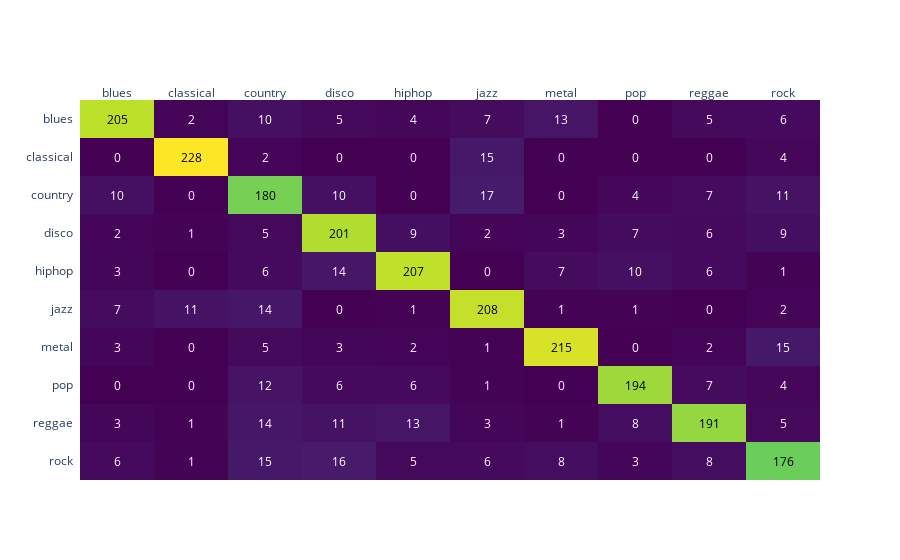

Notebook source saved alongside this figure:
### Code cell
columns = list(MUSIC_GENRES.values())
fig = ff.create_annotated_heatmap(confusion_matrix(y_test_filtered, y_pred), x=columns, y=columns, colorscale='viridis')
fig['layout']['yaxis']['autorange'] = "reversed"
#fig.write_html('../data/plots/knn_confusion_matrix.html')
fig.show()

### Figure 1 — Plotly figure (JSON) as saved in the notebook; plotly's stock layout.template omitted (floating-point values rounded to 4 significant figures)
{"data": [{"colorscale": [[0, "#440154"], [0.1111, "#482878"], [0.2222, "#3e4989"], [0.3333, "#31688e"], [0.4444, "#26828e"], [0.5556, "#1f9e89"], [0.6667, "#35b779"], [0.7778, "#6ece58"], [0.8889, "#b5de2b"], [1, "#fde725"]], "reversescale": false, "showscale": false, "type": "heatmap", "x": ["blues", "classical", "country", "disco", "hiphop", "jazz", "metal", "pop", "reggae", "rock"], "y": ["blues", "classical", "country", "disco", "hiphop", "jazz", "metal", "pop", "reggae", "rock"], "z": [[205, 2, 10, 5, 4, 7, 13, 0, 5, 6], [0, 228, 2, 0, 0, 15, 0, 0, 0, 4], [10, 0, 180, 10, 0, 17, 0, 4, 7, 11], [2, 1, 5, 201, 9, 2, 3, 7, 6, 9], [3, 0, 6, 14, 207, 0, 7, 10, 6, 1], [7, 11, 14, 0, 1, 208, 1, 1, 0, 2], [3, 0, 5, 3, 2, 1, 215, 0, 2, 15], [0, 0, 12, 6, 6, 1, 0, 194, 7, 4], [3, 1, 14, 11, 13, 3, 1, 8, 191, 5], [6, 1, 15, 16, 5, 6, 8, 3, 8, 176]]}], "layout": {"annotations": [{"font": {"color": "#000000"}, "showarrow": false, "text": "205", "x": "blues", "xref": "x", "y": "blues", "yref": "y"}, {"font": {"color": "#FFFFFF"}, "showarrow": false, "text": "2", "x": "classical", "xref": "x", "y": "blues", "yref": "y"}, {"font": {"color": "#FFFFFF"}, "showarrow": false, "text": "10", "x": "country", "xref": "x", "y": "blues", "yref": "y"}, {"font": {"color": "#FFFFFF"}, "showarrow": false, "text": "5", "x": "disco", "xref": "x", "y": "blues", "yref": "y"}, {"font": {"color": "#FFFFFF"}, "showarrow": false, "text": "4", "x": "hiphop", "xref": "x", "y": "blues", "yref": "y"}, {"font": {"color": "#FFFFFF"}, "showarrow": false, "text": "7", "x": "jazz", "xref": "x", "y": "blues", "yref": "y"}, {"font": {"color": "#FFFFFF"}, "showarrow": false, "text": "13", "x": "metal", "xref": "x", "y": "blues", "yref": "y"}, {"font": {"color": "#FFFFFF"}, "showarrow": false, "text": "0", "x": "pop", "xref": "x", "y": "blues", "yref": "y"}, {"font": {"color": "#FFFFFF"}, "showarrow": false, "text": "5", "x": "reggae", "xref": "x", "y": "blues", "yref": "y"}, {"font": {"color": "#FFFFFF"}, "showarrow": false, "text": "6", "x": "rock", "xref": "x", "y": "blues", "yref": "y"}, {"font": {"color": "#FFFFFF"}, "showarrow": false, "text": "0", "x": "blues", "xref": "x", "y": "classical", "yref": "y"}, {"font": {"color": "#000000"}, "showarrow": false, "text": "228", "x": "classical", "xref": "x", "y": "classical", "yref": "y"}, {"font": {"color": "#FFFFFF"}, "showarrow": false, "text": "2", "x": "country", "xref": "x", "y": "classical", "yref": "y"}, {"font": {"color": "#FFFFFF"}, "showarrow": false, "text": "0", "x": "disco", "xref": "x", "y": "classical", "yref": "y"}, {"font": {"color": "#FFFFFF"}, "showarrow": false, "text": "0", "x": "hiphop", "xref": "x", "y": "classical", "yref": "y"}, {"font": {"color": "#FFFFFF"}, "showarrow": false, "text": "15", "x": "jazz", "xref": "x", "y": "classical", "yref": "y"}, {"font": {"color": "#FFFFFF"}, "showarrow": false, "text": "0", "x": "metal", "xref": "x", "y": "classical", "yref": "y"}, {"font": {"color": "#FFFFFF"}, "showarrow": false, "text": "0", "x": "pop", "xref": "x", "y": "classical", "yref": "y"}, {"font": {"color": "#FFFFFF"}, "showarrow": false, "text": "0", "x": "reggae", "xref": "x", "y": "classical", "yref": "y"}, {"font": {"color": "#FFFFFF"}, "showarrow": false, "text": "4", "x": "rock", "xref": "x", "y": "classical", "yref": "y"}, {"font": {"color": "#FFFFFF"}, "showarrow": false, "text": "10", "x": "blues", "xref": "x", "y": "country", "yref": "y"}, {"font": {"color": "#FFFFFF"}, "showarrow": false, "text": "0", "x": "classical", "xref": "x", "y": "country", "yref": "y"}, {"font": {"color": "#000000"}, "showarrow": false, "text": "180", "x": "country", "xref": "x", "y": "country", "yref": "y"}, {"font": {"color": "#FFFFFF"}, "showarrow": false, "text": "10", "x": "disco", "xref": "x", "y": "country", "yref": "y"}, {"font": {"color": "#FFFFFF"}, "showarrow": false, "text": "0", "x": "hiphop", "xref": "x", "y": "country", "yref": "y"}, {"font": {"color": "#FFFFFF"}, "showarrow": false, "text": "17", "x": "jazz", "xref": "x", "y": "country", "yref": "y"}, {"font": {"color": "#FFFFFF"}, "showarrow": false, "text": "0", "x": "metal", "xref": "x", "y": "country", "yref": "y"}, {"font": {"color": "#FFFFFF"}, "showarrow": false, "text": "4", "x": "pop", "xref": "x", "y": "country", "yref": "y"}, {"font": {"color": "#FFFFFF"}, "showarrow": false, "text": "7", "x": "reggae", "xref": "x", "y": "country", "yref": "y"}, {"font": {"color": "#FFFFFF"}, "showarrow": false, "text": "11", "x": "rock", "xref": "x", "y": "country", "yref": "y"}, {"font": {"color": "#FFFFFF"}, "showarrow": false, "text": "2", "x": "blues", "xref": "x", "y": "disco", "yref": "y"}, {"font": {"color": "#FFFFFF"}, "showarrow": false, "text": "1", "x": "classical", "xref": "x", "y": "disco", "yref": "y"}, {"font": {"color": "#FFFFFF"}, "showarrow": false, "text": "5", "x": "country", "xref": "x", "y": "disco", "yref": "y"}, {"font": {"color": "#000000"}, "showarrow": false, "text": "201", "x": "disco", "xref": "x", "y": "disco", "yref": "y"}, {"font": {"color": "#FFFFFF"}, "showarrow": false, "text": "9", "x": "hiphop", "xref": "x", "y": "disco", "yref": "y"}, {"font": {"color": "#FFFFFF"}, "showarrow": false, "text": "2", "x": "jazz", "xref": "x", "y": "disco", "yref": "y"}, {"font": {"color": "#FFFFFF"}, "showarrow": false, "text": "3", "x": "metal", "xref": "x", "y": "disco", "yref": "y"}, {"font": {"color": "#FFFFFF"}, "showarrow": false, "text": "7", "x": "pop", "xref": "x", "y": "disco", "yref": "y"}, {"font": {"color": "#FFFFFF"}, "showarrow": false, "text": "6", "x": "reggae", "xref": "x", "y": "disco", "yref": "y"}, {"font": {"color": "#FFFFFF"}, "showarrow": false, "text": "9", "x": "rock", "xref": "x", "y": "disco", "yref": "y"}, {"font": {"color": "#FFFFFF"}, "showarrow": false, "text": "3", "x": "blues", "xref": "x", "y": "hiphop", "yref": "y"}, {"font": {"color": "#FFFFFF"}, "showarrow": false, "text": "0", "x": "classical", "xref": "x", "y": "hiphop", "yref": "y"}, {"font": {"color": "#FFFFFF"}, "showarrow": false, "text": "6", "x": "country", "xref": "x", "y": "hiphop", "yref": "y"}, {"font": {"color": "#FFFFFF"}, "showarrow": false, "text": "14", "x": "disco", "xref": "x", "y": "hiphop", "yref": "y"}, {"font": {"color": "#000000"}, "showarrow": false, "text": "207", "x": "hiphop", "xref": "x", "y": "hiphop", "yref": "y"}, {"font": {"color": "#FFFFFF"}, "showarrow": false, "text": "0", "x": "jazz", "xref": "x", "y": "hiphop", "yref": "y"}, {"font": {"color": "#FFFFFF"}, "showarrow": false, "text": "7", "x": "metal", "xref": "x", "y": "hiphop", "yref": "y"}, {"font": {"color": "#FFFFFF"}, "showarrow": false, "text": "10", "x": "pop", "xref": "x", "y": "hiphop", "yref": "y"}, {"font": {"color": "#FFFFFF"}, "showarrow": false, "text": "6", "x": "reggae", "xref": "x", "y": "hiphop", "yref": "y"}, {"font": {"color": "#FFFFFF"}, "showarrow": false, "text": "1", "x": "rock", "xref": "x", "y": "hiphop", "yref": "y"}, {"font": {"color": "#FFFFFF"}, "showarrow": false, "text": "7", "x": "blues", "xref": "x", "y": "jazz", "yref": "y"}, {"font": {"color": "#FFFFFF"}, "showarrow": false, "text": "11", "x": "classical", "xref": "x", "y": "jazz", "yref": "y"}, {"font": {"color": "#FFFFFF"}, "showarrow": false, "text": "14", "x": "country", "xref": "x", "y": "jazz", "yref": "y"}, {"font": {"color": "#FFFFFF"}, "showarrow": false, "text": "0", "x": "disco", "xref": "x", "y": "jazz", "yref": "y"}, {"font": {"color": "#FFFFFF"}, "showarrow": false, "text": "1", "x": "hiphop", "xref": "x", "y": "jazz", "yref": "y"}, {"font": {"color": "#000000"}, "showarrow": false, "text": "208", "x": "jazz", "xref": "x", "y": "jazz", "yref": "y"}, {"font": {"color": "#FFFFFF"}, "showarrow": false, "text": "1", "x": "metal", "xref": "x", "y": "jazz", "yref": "y"}, {"font": {"color": "#FFFFFF"}, "showarrow": false, "text": "1", "x": "pop", "xref": "x", "y": "jazz", "yref": "y"}, {"font": {"color": "#FFFFFF"}, "showarrow": false, "text": "0", "x": "reggae", "xref": "x", "y": "jazz", "yref": "y"}, {"font": {"color": "#FFFFFF"}, "showarrow": false, "text": "2", "x": "rock", "xref": "x", "y": "jazz", "yref": "y"}, {"font": {"color": "#FFFFFF"}, "showarrow": false, "text": "3", "x": "blues", "xref": "x", "y": "metal", "yref": "y"}, {"font": {"color": "#FFFFFF"}, "showarrow": false, "text": "0", "x": "classical", "xref": "x", "y": "metal", "yref": "y"}, {"font": {"color": "#FFFFFF"}, "showarrow": false, "text": "5", "x": "country", "xref": "x", "y": "metal", "yref": "y"}, {"font": {"color": "#FFFFFF"}, "showarrow": false, "text": "3", "x": "disco", "xref": "x", "y": "metal", "yref": "y"}, {"font": {"color": "#FFFFFF"}, "showarrow": false, "text": "2", "x": "hiphop", "xref": "x", "y": "metal", "yref": "y"}, {"font": {"color": "#FFFFFF"}, "showarrow": false, "text": "1", "x": "jazz", "xref": "x", "y": "metal", "yref": "y"}, {"font": {"color": "#000000"}, "showarrow": false, "text": "215", "x": "metal", "xref": "x", "y": "metal", "yref": "y"}, {"font": {"color": "#FFFFFF"}, "showarrow": false, "text": "0", "x": "pop", "xref": "x", "y": "metal", "yref": "y"}, {"font": {"color": "#FFFFFF"}, "showarrow": false, "text": "2", "x": "reggae", "xref": "x", "y": "metal", "yref": "y"}, {"font": {"color": "#FFFFFF"}, "showarrow": false, "text": "15", "x": "rock", "xref": "x", "y": "metal", "yref": "y"}, {"font": {"color": "#FFFFFF"}, "showarrow": false, "text": "0", "x": "blues", "xref": "x", "y": "pop", "yref": "y"}, {"font": {"color": "#FFFFFF"}, "showarrow": false, "text": "0", "x": "classical", "xref": "x", "y": "pop", "yref": "y"}, {"font": {"color": "#FFFFFF"}, "showarrow": false, "text": "12", "x": "country", "xref": "x", "y": "pop", "yref": "y"}, {"font": {"color": "#FFFFFF"}, "showarrow": false, "text": "6", "x": "disco", "xref": "x", "y": "pop", "yref": "y"}, {"font": {"color": "#FFFFFF"}, "showarrow": false, "text": "6", "x": "hiphop", "xref": "x", "y": "pop", "yref": "y"}, {"font": {"color": "#FFFFFF"}, "showarrow": false, "text": "1", "x": "jazz", "xref": "x", "y": "pop", "yref": "y"}, {"font": {"color": "#FFFFFF"}, "showarrow": false, "text": "0", "x": "metal", "xref": "x", "y": "pop", "yref": "y"}, {"font": {"color": "#000000"}, "showarrow": false, "text": "194", "x": "pop", "xref": "x", "y": "pop", "yref": "y"}, {"font": {"color": "#FFFFFF"}, "showarrow": false, "text": "7", "x": "reggae", "xref": "x", "y": "pop", "yref": "y"}, {"font": {"color": "#FFFFFF"}, "showarrow": false, "text": "4", "x": "rock", "xref": "x", "y": "pop", "yref": "y"}, {"font": {"color": "#FFFFFF"}, "showarrow": false, "text": "3", "x": "blues", "xref": "x", "y": "reggae", "yref": "y"}, {"font": {"color": "#FFFFFF"}, "showarrow": false, "text": "1", "x": "classical", "xref": "x", "y": "reggae", "yref": "y"}, {"font": {"color": "#FFFFFF"}, "showarrow": false, "text": "14", "x": "country", "xref": "x", "y": "reggae", "yref": "y"}, {"font": {"color": "#FFFFFF"}, "showarrow": false, "text": "11", "x": "disco", "xref": "x", "y": "reggae", "yref": "y"}, {"font": {"color": "#FFFFFF"}, "showarrow": false, "text": "13", "x": "hiphop", "xref": "x", "y": "reggae", "yref": "y"}, {"font": {"color": "#FFFFFF"}, "showarrow": false, "text": "3", "x": "jazz", "xref": "x", "y": "reggae", "yref": "y"}, {"font": {"color": "#FFFFFF"}, "showarrow": false, "text": "1", "x": "metal", "xref": "x", "y": "reggae", "yref": "y"}, {"font": {"color": "#FFFFFF"}, "showarrow": false, "text": "8", "x": "pop", "xref": "x", "y": "reggae", "yref": "y"}, {"font": {"color": "#000000"}, "showarrow": false, "text": "191", "x": "reggae", "xref": "x", "y": "reggae", "yref": "y"}, {"font": {"color": "#FFFFFF"}, "showarrow": false, "text": "5", "x": "rock", "xref": "x", "y": "reggae", "yref": "y"}, {"font": {"color": "#FFFFFF"}, "showarrow": false, "text": "6", "x": "blues", "xref": "x", "y": "rock", "yref": "y"}, {"font": {"color": "#FFFFFF"}, "showarrow": false, "text": "1", "x": "classical", "xref": "x", "y": "rock", "yref": "y"}, {"font": {"color": "#FFFFFF"}, "showarrow": false, "text": "15", "x": "country", "xref": "x", "y": "rock", "yref": "y"}, {"font": {"color": "#FFFFFF"}, "showarrow": false, "text": "16", "x": "disco", "xref": "x", "y": "rock", "yref": "y"}, {"font": {"color": "#FFFFFF"}, "showarrow": false, "text": "5", "x": "hiphop", "xref": "x", "y": "rock", "yref": "y"}, {"font": {"color": "#FFFFFF"}, "showarrow": false, "text": "6", "x": "jazz", "xref": "x", "y": "rock", "yref": "y"}, {"font": {"color": "#FFFFFF"}, "showarrow": false, "text": "8", "x": "metal", "xref": "x", "y": "rock", "yref": "y"}, {"font": {"color": "#FFFFFF"}, "showarrow": false, "text": "3", "x": "pop", "xref": "x", "y": "rock", "yref": "y"}, {"font": {"color": "#FFFFFF"}, "showarrow": false, "text": "8", "x": "reggae", "xref": "x", "y": "rock", "yref": "y"}, {"font": {"color": "#000000"}, "showarrow": false, "text": "176", "x": "rock", "xref": "x", "y": "rock", "yref": "y"}], "xaxis": {"dtick": 1, "gridcolor": "rgb(0, 0, 0)", "side": "top", "ticks": ""}, "yaxis": {"autorange": "reversed", "dtick": 1, "ticks": "", "ticksuffix": "  "}}}
